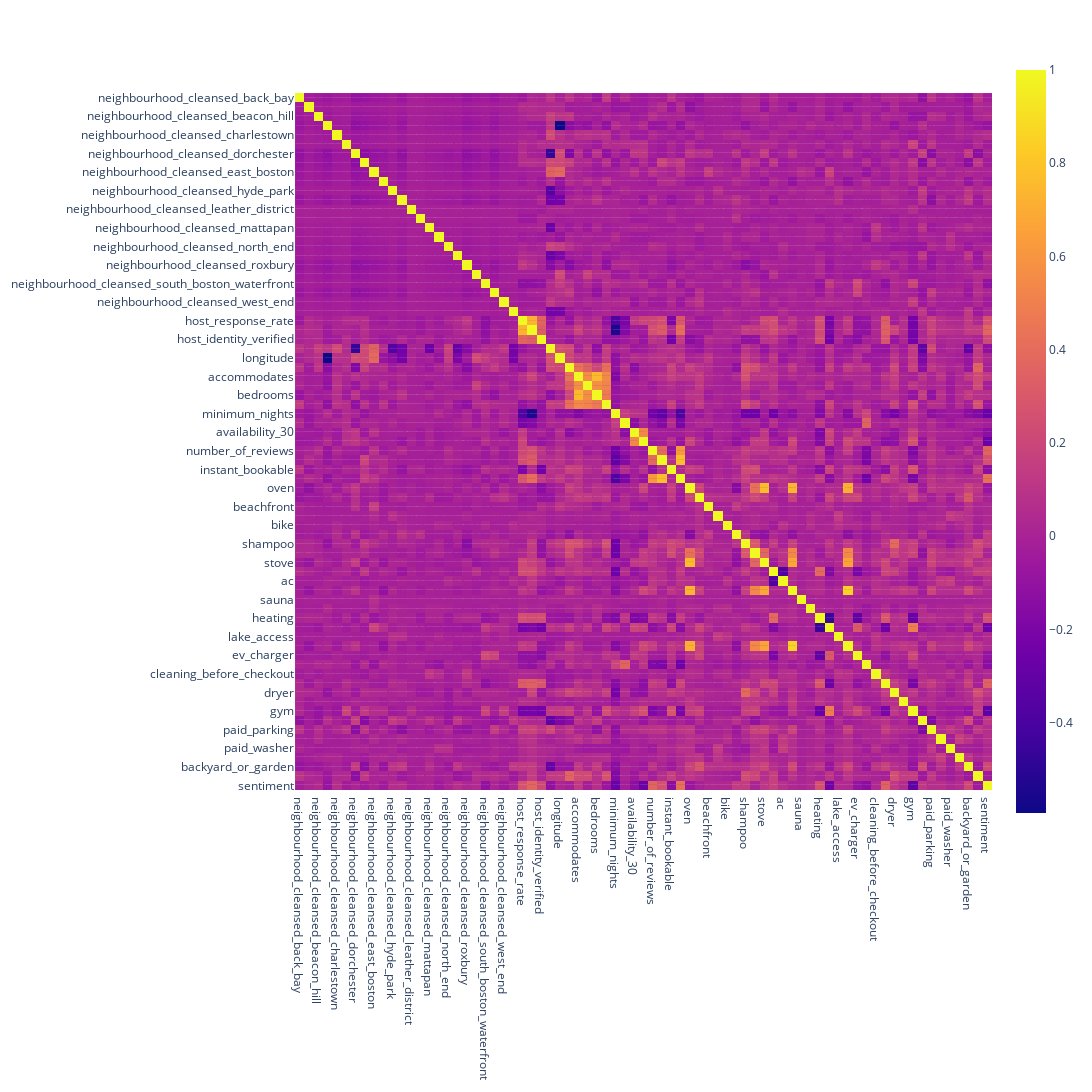

The notebook cell this image was saved under:
### Code cell
# Creating correlation heat map
corr = df_final.corr()
fig = px.imshow(corr, text_auto=True, width=4000, height=4000)
fig.show()

### Figure 1 — Plotly figure (JSON) as saved in the notebook; plotly's stock layout.template omitted (floating-point values rounded to 4 significant figures; data arrays with more than 128 entries replaced by an {"elided": "..."} marker saying what was removed)
{"data": [{"coloraxis": "coloraxis", "hovertemplate": "x: %{x}<br>y: %{y}<br>color: %{z}<extra></extra>", "name": "0", "texttemplate": "%{z}", "type": "heatmap", "x": ["neighbourhood_cleansed_back_bay", "neighbourhood_cleansed_bay_village", "neighbourhood_cleansed_beacon_hill", "neighbourhood_cleansed_brighton", "neighbourhood_cleansed_charlestown", "neighbourhood_cleansed_chinatown", "neighbourhood_cleansed_dorchester", "neighbourhood_cleansed_downtown", "neighbourhood_cleansed_east_boston", "neighbourhood_cleansed_fenway", "neighbourhood_cleansed_hyde_park", "neighbourhood_cleansed_jamaica_plain", "neighbourhood_cleansed_leather_district", "neighbourhood_cleansed_longwood_medical_area", "neighbourhood_cleansed_mattapan", "neighbourhood_cleansed_mission_hill", "neighbourhood_cleansed_north_end", "neighbourhood_cleansed_roslindale", "neighbourhood_cleansed_roxbury", "neighbourhood_cleansed_south_boston", "neighbourhood_cleansed_south_boston_waterfront", "neighbourhood_cleansed_south_end", "neighbourhood_cleansed_west_end", "neighbourhood_cleansed_west_roxbury", "host_response_rate", "host_acceptance_rate", "host_identity_verified", "latitude", "longitude", "room_type", "accommodates", "bathrooms_text", "bedrooms", "price", "minimum_nights", "maximum_nights", "availability_30", "availability_365", "number_of_reviews", "number_of_reviews_l30d", "instant_bookable", "reviews_per_month", "oven", "grill", "beachfront", "bidet", "bike", "breakfast", "shampoo", "linen", "stove", "air_conditioning", "ac", "refrigerator", "sauna", "game_console", "heating", "pool", "lake_access", "microwave", "ev_charger", "long_term_stay_allowed", "cleaning_before_checkout", "dedicated_workspace", "dryer", "wifi", "gym", "free_parking", "paid_parking", "free_washer", "paid_washer", "sound_system_or_speaker", "backyard_or_garden", "tv_or_hdtv", "sentiment"], "xaxis": "x", "y": ["neighbourhood_cleansed_back_bay", "neighbourhood_cleansed_bay_village", "neighbourhood_cleansed_beacon_hill", "neighbourhood_cleansed_brighton", "neighbourhood_cleansed_charlestown", "neighbourhood_cleansed_chinatown", "neighbourhood_cleansed_dorchester", "neighbourhood_cleansed_downtown", "neighbourhood_cleansed_east_boston", "neighbourhood_cleansed_fenway", "neighbourhood_cleansed_hyde_park", "neighbourhood_cleansed_jamaica_plain", "neighbourhood_cleansed_leather_district", "neighbourhood_cleansed_longwood_medical_area", "neighbourhood_cleansed_mattapan", "neighbourhood_cleansed_mission_hill", "neighbourhood_cleansed_north_end", "neighbourhood_cleansed_roslindale", "neighbourhood_cleansed_roxbury", "neighbourhood_cleansed_south_boston", "neighbourhood_cleansed_south_boston_waterfront", "neighbourhood_cleansed_south_end", "neighbourhood_cleansed_west_end", "neighbourhood_cleansed_west_roxbury", "host_response_rate", "host_acceptance_rate", "host_identity_verified", "latitude", "longitude", "room_type", "accommodates", "bathrooms_text", "bedrooms", "price", "minimum_nights", "maximum_nights", "availability_30", "availability_365", "number_of_reviews", "number_of_reviews_l30d", "instant_bookable", "reviews_per_month", "oven", "grill", "beachfront", "bidet", "bike", "breakfast", "shampoo", "linen", "stove", "air_conditioning", "ac", "refrigerator", "sauna", "game_console", "heating", "pool", "lake_access", "microwave", "ev_charger", "long_term_stay_allowed", "cleaning_before_checkout", "dedicated_workspace", "dryer", "wifi", "gym", "free_parking", "paid_parking", "free_washer", "paid_washer", "sound_system_or_speaker", "backyard_or_garden", "tv_or_hdtv", "sentiment"], "yaxis": "y", "z": {"elided": "75x75 float values"}}], "layout": {"coloraxis": {"colorscale": [[0, "#0d0887"], [0.1111, "#46039f"], [0.2222, "#7201a8"], [0.3333, "#9c179e"], [0.4444, "#bd3786"], [0.5556, "#d8576b"], [0.6667, "#ed7953"], [0.7778, "#fb9f3a"], [0.8889, "#fdca26"], [1, "#f0f921"]]}, "height": 4000, "margin": {"t": 60}, "width": 4000, "xaxis": {"anchor": "y", "constrain": "domain", "domain": [0, 1], "scaleanchor": "y"}, "yaxis": {"anchor": "x", "autorange": "reversed", "constrain": "domain", "domain": [0, 1]}}}
